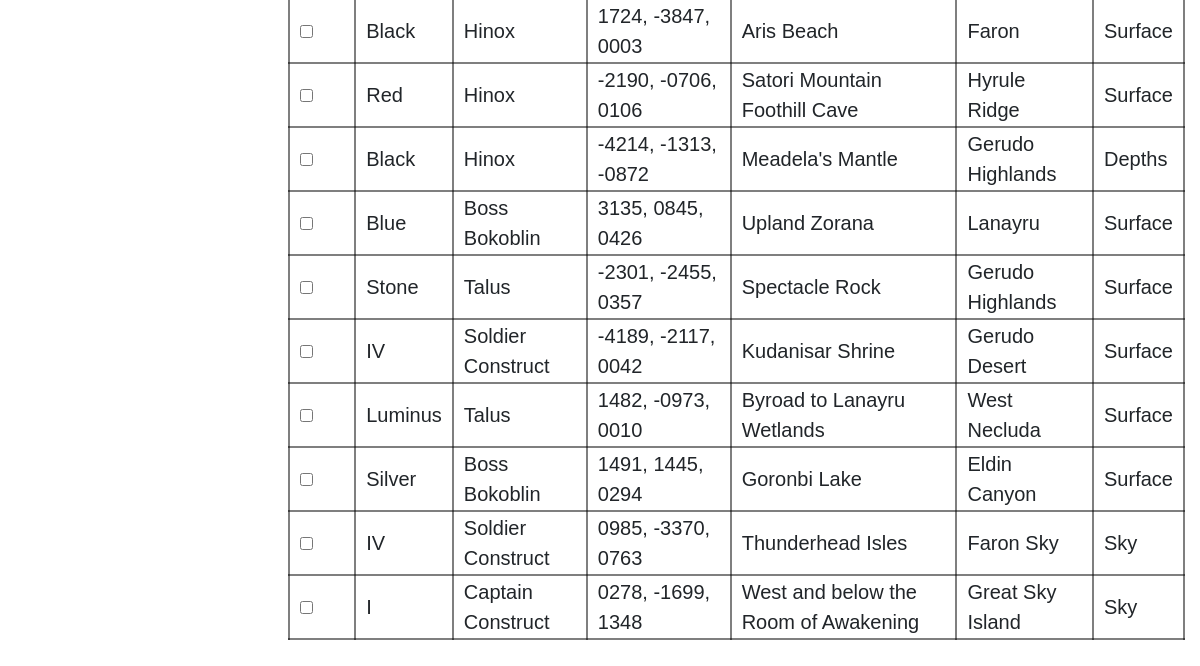
Before: /enemies (lower part) with the older database file.
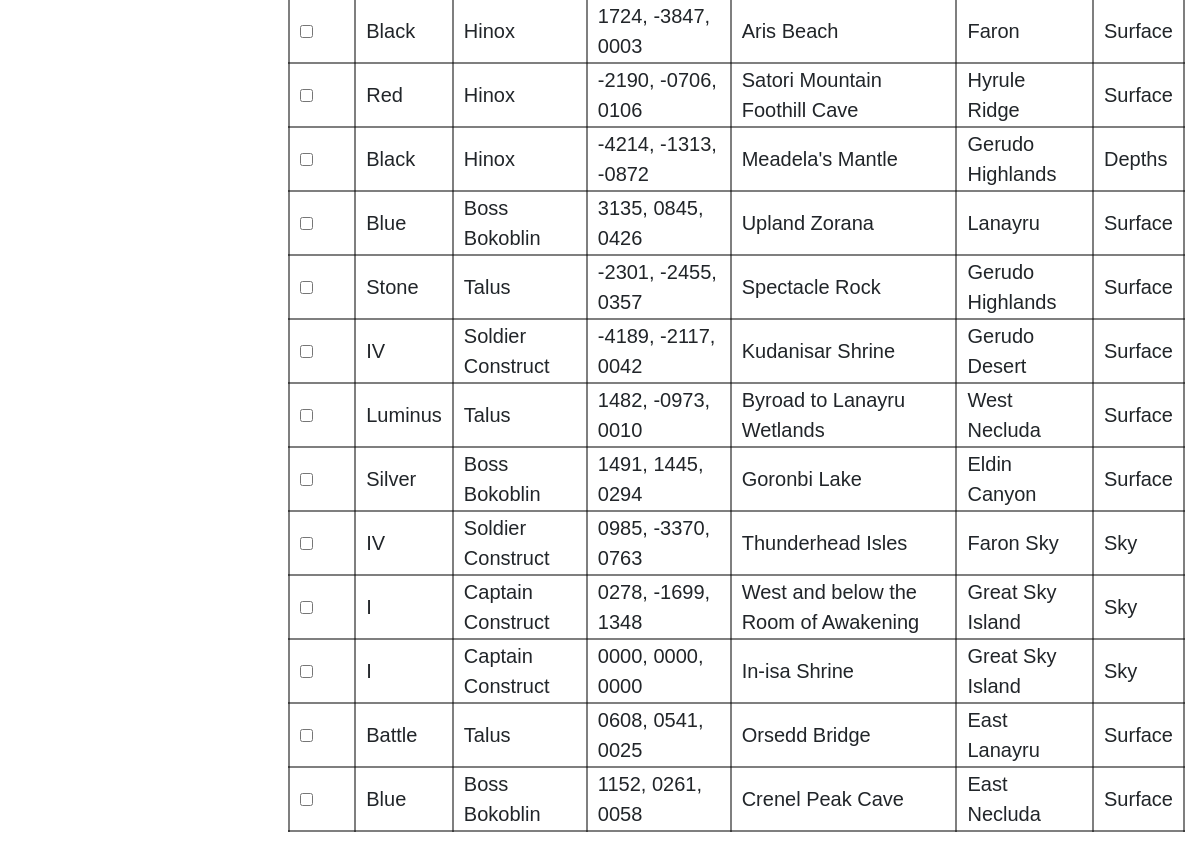
After: the same page with the newer database file.
### tables this page shows
CREATE TABLE "enemies" (
	"e_id"	INTEGER NOT NULL,
	"e_monster"	TEXT NOT NULL DEFAULT NULL,
	"e_color"	BLOB NOT NULL DEFAULT NULL,
	"e_coord"	TEXT DEFAULT NULL,
	"e_location"	BLOB DEFAULT NULL,
	"e_region"	BLOB DEFAULT NULL,
	"e_found"	TEXT NOT NULL DEFAULT 0,
	"e_map"	TEXT NOT NULL,
	PRIMARY KEY("e_id" AUTOINCREMENT)
);

### application.py (the view, shortened to what this page needs)
@app.route('/enemies', methods=['GET', 'POST'])
def enemies():
    scroll_position = session.get('scrollPosition')
    if scroll_position is not None:
        scroll_position = int(scroll_position)
    with closing(conn.cursor()) as c:
        c.execute('SELECT * FROM enemies')
        enemies = c.fetchall()
        print("result[6]:", enemies[0][6])
        print("enemy id:", enemies[0][0])
    return render_template('enemies.html', enemies=enemies, scroll_position=scroll_position)

### templates/enemies.html (shortened to what this page needs)
{% extends "layout.html" %}
{% block body %}
    <table id="enemies-table">
        <tbody id="enemies-body">
            {% for enemy in enemies %}
            <tr>
                <td>
                    <input type="checkbox" name="e_found_{{ enemy[0] }}" value="1" {% if enemy[1] == 1 %}checked{% endif %} onclick="updateenemy(this, enemy[0])">
                </td>
                <td class="e_td">{{ enemy['e_color'] }}</td>
                <td class="e_td">{{ enemy['e_monster'] }}</td>
                <td class="e_td">{{ enemy['e_coord'] }}</td>
                <td class="e_td">{{ enemy['e_location'] }}</td>
                <td class="e_td">{{ enemy['e_region'] }}</td>
                <td class="e_td">{{ enemy['e_map'] }}</td>
            </tr>
            {% endfor %}
        </tbody>
    </table>
{% endblock %}

### templates/layout.html (shortened to what this page needs)
<!DOCTYPE html>
<html lang="en">
<head>
    <link rel="stylesheet" href="https://cdn.jsdelivr.net/npm/bootstrap@4.3.1/dist/css/bootstrap.min.css">
    <link rel= "stylesheet" type= "text/css" href= "{{ url_for('static',filename='main.css') }}">
</head>
<body>
    <div class="col-md-10">
        {% block body %}
        {% endblock %}
    </div>
</body>
</html>

### static/main.css (style rules this page uses)
body, html { height: 100%; margin: 0; padding: 0; }
.col-md-10 { flex: 1; padding: 0px; float: right; }
body { background-attachment: fixed; background-position: center; background-size: cover; border: 15px dashed rgb(0, 102, 189, 0.5); margin-top: 50px; margin-left: auto; margin-right: auto; max-width: 1200px; }
table { box-shadow: inset 0 0 0 500px rgb(255, 255, 255, 0.5); border-collapse: collapse; width: 75%; }
* { box-sizing: border-box; }
#enemies-table { margin-left: 8%; margin-top: 5%; margin-bottom: 5%; width: auto; }

Changed rows visible on the page:
added enemies: e_color "I", e_monster "Captain Construct", e_coord "0000, 0000, 0000", e_location "In-isa Shrine", e_region "Great Sky Island", e_map "Sky"
added enemies: e_color "Battle", e_monster "Talus", e_coord "0608, 0541, 0025", e_location "Orsedd Bridge", e_region "East Lanayru", e_map "Surface"
added enemies: e_color "Blue", e_monster "Boss Bokoblin", e_coord "1152, 0261, 0058", e_location "Crenel Peak Cave", e_region "East Necluda", e_map "Surface"
